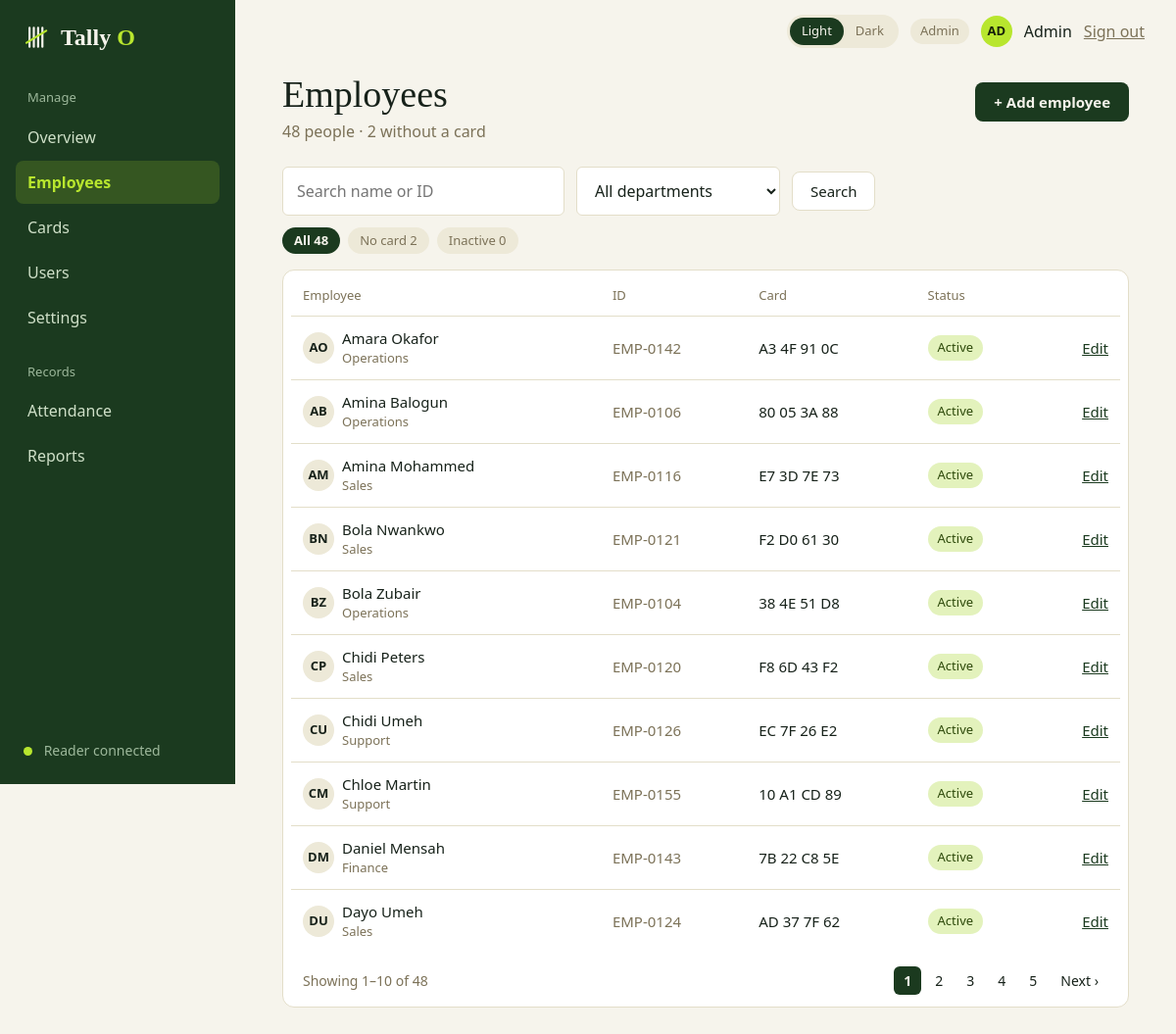
Before: /admin/employees (signed in) with the older database file.
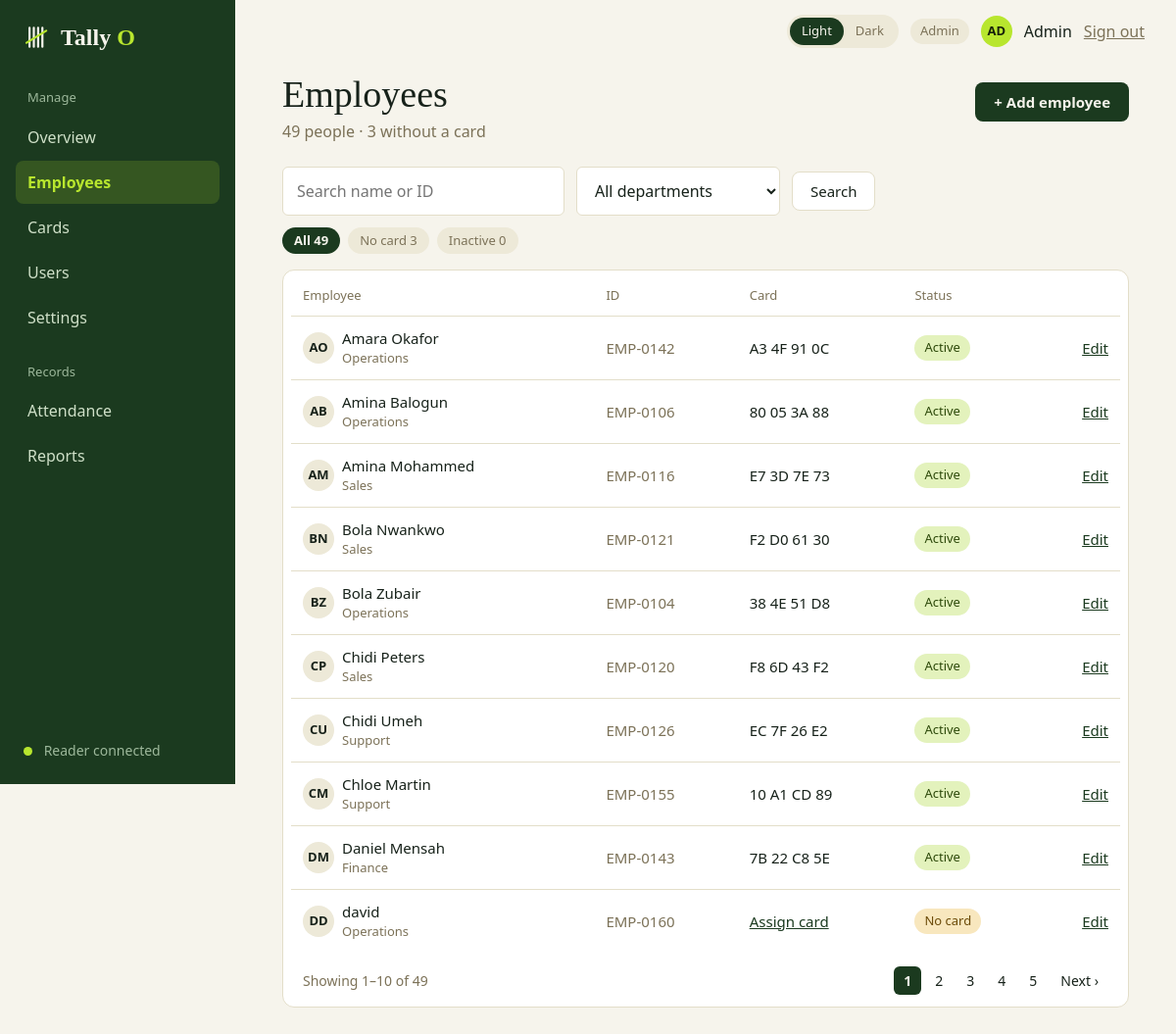
After: the same page with the newer database file.
### tables this page shows
CREATE TABLE employees (
    id            INTEGER PRIMARY KEY,
    employee_code TEXT    NOT NULL UNIQUE,              -- e.g. EMP-0142
    full_name     TEXT    NOT NULL,
    department    TEXT    NOT NULL,
    email         TEXT,
    joined_on     TEXT    NOT NULL,
    is_active     INTEGER NOT NULL DEFAULT 1 CHECK (is_active IN (0, 1))
);

### admin.py (the view)
@bp.route("/employees")
@admin_only
def employees():
    q = request.args.get("q", "").strip()[:60]
    dept = request.args.get("dept", "")[:40]
    status = request.args.get("status", "")
    if status not in ("no_card", "inactive"):
        status = ""
    page = request.args.get("page", 1, type=int)
    conn = db.get_db()
    return render_template(
        "admin_employees.html",
        result=queries.list_employees(conn, q, dept, status, page),
        counts=queries.employee_counts(conn), departments=queries.departments(conn),
        q=q, dept=dept, status=status,
        keep={"q": q or None, "dept": dept or None, "status": status or None},
        **shell_context("Employees"))

### app.py (called while the page is built)
@app.context_processor
def inject_globals():
    return {"APP_NAME": APP_NAME, "APP_TAGLINE": APP_TAGLINE,
            "csrf_token": auth.csrf_token, "safe_url": safe_url}

@app.after_request
def no_store_when_signed_in(response):
    if "user" in session and request.endpoint != "static":
        response.headers["Cache-Control"] = "no-store"
    return response

### auth.py (called while the page is built)
def csrf_token():
    if "csrf" not in session:
        session["csrf"] = secrets.token_hex(16)
    return session["csrf"]

def login_required(view):
    @wraps(view)
    def wrapped(*args, **kwargs):
        user = session.get("user")
        if not user:
            return redirect(url_for("auth.login"))
        row = get_db().execute("SELECT is_active FROM users WHERE id = ?", (user["id"],)).fetchone()
        if row is None or not row["is_active"]:       # deactivated since they signed in
            session.clear()
            return redirect(url_for("auth.login"))
        return view(*args, **kwargs)
    return wrapped

def role_required(*roles):
    def decorator(view):
        @wraps(view)
        @login_required
        def wrapped(*args, **kwargs):
            if session["user"]["role"] not in roles:
                abort(403)
            return view(*args, **kwargs)
        return wrapped
    return decorator

### db.py (called while the page is built)
def connect(path=DEFAULT_DB):
    Path(path).parent.mkdir(parents=True, exist_ok=True)
    conn = sqlite3.connect(str(path), isolation_level=None, timeout=10)  # we run transactions ourselves
    conn.row_factory = sqlite3.Row            # rows behave like dicts: row["name"]
    conn.execute("PRAGMA foreign_keys = ON")  # SQLite ignores foreign keys unless asked
    conn.execute("PRAGMA journal_mode = WAL") # readers don't block the writer
    return conn

def get_db():
    if "db" not in g:
        g.db = connect(current_app.config["DATABASE"])
    return g.db

### queries.py (called while the page is built, shortened)
def employee_counts(db):
    return dict(db.execute(f"""
        SELECT SUM(is_active = 1) AS active, SUM(is_active = 0) AS inactive,
               SUM(is_active = 1 AND {_NO_ACTIVE_CARD}) AS no_card
        FROM employees e""").fetchone())

def departments(db):
    return [r[0] for r in db.execute("SELECT DISTINCT department FROM employees ORDER BY 1")]

def page_numbers(page, pages):
    if pages <= 7:
        return list(range(1, pages + 1))

### shell.py (called while the page is built)
def safe_url(endpoint, **values):
    try:
        return url_for(endpoint, **values)
    except BuildError:
        return "#"

### templates/admin_employees.html (shortened to what this page needs)
{% extends "app_shell.html" %}
{% block sidebar_footer %}<span class="dot"></span> Reader connected{% endblock %}
{% block content %}
  <div class="page-head">
    <div>
      <h1 class="page-title">Employees</h1>
      <p class="muted mt-1">{{ counts.active }} people · {{ counts.no_card }} without a card</p>
    </div>
    <a class="btn" href="{{ url_for('admin.employee_new') }}">+ Add employee</a>
  </div>
  <form class="toolbar mt-5" method="get" action="{{ url_for('admin.employees') }}">
    <input class="input toolbar-search" type="search" name="q" value="{{ q }}"
           placeholder="Search name or ID" aria-label="Search employees">
    <select class="input toolbar-select" name="dept" aria-label="Department">
      <option value="">All departments</option>
    </select>
    <button class="btn btn-secondary" type="submit">Search</button>
  </form>
  <div class="chips">
    <a class="chip" href="{{ url_for('admin.employees', q=q or None, dept=dept or None) }}"
       {% if not status %}aria-current="true"{% endif %}>All {{ counts.active }}</a>
    <a class="chip" href="{{ url_for('admin.employees', q=q or None, dept=dept or None, status='no_card') }}"
       {% if status == 'no_card' %}aria-current="true"{% endif %}>No card {{ counts.no_card }}</a>
    <a class="chip" href="{{ url_for('admin.employees', q=q or None, dept=dept or None, status='inactive') }}"
       {% if status == 'inactive' %}aria-current="true"{% endif %}>Inactive {{ counts.inactive }}</a>
  </div>
  <div class="card table-card mt-4">
    <table class="table">
      <thead><tr><th>Employee</th><th>ID</th><th>Card</th><th>Status</th><th></th></tr></thead>
      <tbody>
        {% for e in result.rows %}
          <tr>
            <td>
              <div class="row">
                <span class="avatar">{{ e.initials }}</span>
                <div><div>{{ e.full_name }}</div><div class="muted small">{{ e.department }}</div></div>
              </div>
            </td>
            <td class="muted">{{ e.employee_code }}</td>
            <td>
              {% if e.card_uid %}{{ e.card_uid }}
              {% elif e.is_active %}<a href="{{ safe_url('admin.employee_card', employee_id=e.id) }}">Assign card</a>
              {% else %}<span class="muted">–</span>{% endif %}
            </td>
            <td>
              {% if not e.is_active %}<span class="pill">Inactive</span>
              {% elif e.card_uid %}<span class="pill pill-ok">Active</span>
              {% else %}<span class="pill pill-late">No card</span>{% endif %}
            </td>
            <td class="right"><a href="{{ safe_url('admin.employee_edit', employee_id=e.id) }}">Edit</a></td>
          </tr>
        {% else %}
          <tr><td colspan="5" class="empty-cell">No employees match your search.</td></tr>
        {% endfor %}
      </tbody>
    </table>
    {% if result.total %}
      <div class="pager">
        <span class="muted">Showing {{ result.first }}–{{ result.last }} of {{ result.total }}</span>
        {% if result.pages > 1 %}
          <nav aria-label="Pages">
            {% for n in result.numbers %}
              {% if n is none %}<span class="page muted">…</span>
              {% elif n == result.page %}<a href="#" aria-current="page">{{ n }}</a>
              {% else %}<a href="{{ url_for('admin.employees', page=n, **keep) }}">{{ n }}</a>{% endif %}
            {% endfor %}
            {% if result.page < result.pages %}<a href="{{ url_for('admin.employees', page=result.page + 1, **keep) }}">Next ›</a>{% endif %}
          </nav>
        {% endif %}
      </div>
    {% endif %}
  </div>
{% endblock %}

### templates/app_shell.html (shortened to what this page needs)
{% extends "base.html" %}
{% block head %}
  <link rel="stylesheet" href="{{ url_for('static', filename='css/dashboard.css') }}">
{% endblock %}
{% block body %}
<div class="shell">
  <aside class="sidebar">
    <a class="sidebar-brand" href="{{ url_for('home') }}">
      {% include "partials/logo.html" %}
    </a>
    <nav aria-label="Main menu">
      {% for group in nav %}
        <div class="nav-label">{{ group.label }}</div>
        {% for link in group.links %}
          <a class="nav-link" href="{{ link.href }}"
             {% if link.name == active %}aria-current="page"{% endif %}>{{ link.name }}</a>
        {% endfor %}
      {% endfor %}
    </nav>
    <div class="sidebar-footer">{% block sidebar_footer %}{% endblock %}</div>
  </aside>
  <div class="main">
    <header class="topbar">
      {% include "partials/theme_toggle.html" %}
      <span class="pill">{{ role_label }}</span>
      <span class="avatar avatar-accent">{{ user_initials }}</span>
      <span>{{ user_name }}</span>
      <form class="inline-form" method="post" action="{{ url_for('auth.logout') }}">
        <button class="link-button muted" type="submit">Sign out</button>
      </form>
    </header>
    <main class="content">
      {% block content %}{% endblock %}
    </main>
  </div>
</div>
{% endblock %}

### templates/base.html (shortened to what this page needs)
<!DOCTYPE html>
<html lang="en" data-theme="light">
<head>
  <link rel="stylesheet" href="{{ url_for('static', filename='css/base.css') }}">
  {% block head %}{% endblock %}
</head>
<body class="{% block body_class %}{% endblock %}">
  {% block body %}{% endblock %}
</body>
</html>

### templates/partials/logo.html
<span class="brand">
    <svg class="brand-mark" viewBox="0 0 64 64" fill="none" stroke="currentColor" stroke-width="5" stroke-linecap="round" aria-hidden="true">
        <path d="M14 10V54M24 10V54M34 10V54M44 10V54"/>
        <path class="brand-slash" d="M7 45L53 17"/>
    </svg>
    <span class="brand-name">{{ APP_NAME[:-1] }}
        <span>{{ APP_NAME[-1]|upper }}</span>
    </span>
</span>

### templates/partials/theme_toggle.html
<div class="theme-toggle" role="group" aria-label="Colour theme">
    <button type="button" data-theme-option="light" aria-pressed="false">Light</button>
    <button type="button" data-theme-option="dark" aria-pressed="false">Dark</button>
</div>

### static/css/dashboard.css (style rules this page uses)
.page-head { display: flex; align-items: flex-start; justify-content: space-between; gap: var(--space-4); flex-wrap: wrap; }
.page-head .btn { margin-top: 0.5rem; }
.mt-5 { margin-top: var(--space-5); }
.small { font-size: 0.8125rem; }
.right { text-align: right; }
.toolbar { display: flex; flex-wrap: wrap; align-items: center; gap: var(--space-3); }
.toolbar-search { width: 18rem; max-width: 100%; }
.toolbar-select { width: 13rem; max-width: 100%; }
.chips { display: flex; flex-wrap: wrap; gap: var(--space-2); margin-top: var(--space-3); }
.chip { padding: 0.25rem 0.75rem; border-radius: var(--radius-pill); background: var(--soft); color: var(--muted); font-size: 0.8125rem; text-decoration: none; }
.chip[aria-current="true"] { background: var(--primary); color: var(--on-primary); font-weight: 700; }
.pager { display: flex; align-items: center; justify-content: space-between; flex-wrap: wrap; gap: var(--space-3); padding: 0.875rem 0.75rem 0.25rem; font-size: 0.875rem; }
.pager nav { display: flex; gap: var(--space-1); }
.pager nav a, .pager .page { padding: 0.25rem 0.625rem; border-radius: var(--radius-sm); color: var(--text); text-decoration: none; }
.pager nav a[aria-current="page"] { background: var(--primary); color: var(--on-primary); font-weight: 700; }

Changed rows visible on the page:
no longer on this page (row unchanged): employees: initials "DU", full_name "Dayo Umeh", department "Sales", employee_code "EMP-0124", card_uid "AD 37 7F 62", is_active "Active"
added employees: initials "DD", full_name "david", department "Operations", employee_code "EMP-0160", is_active "No card"
Other visible differences:
{{ counts.active }}: "48" → "49"
{{ counts.no_card }}: "2" → "3"
{{ result.total }}: "48" → "49"
